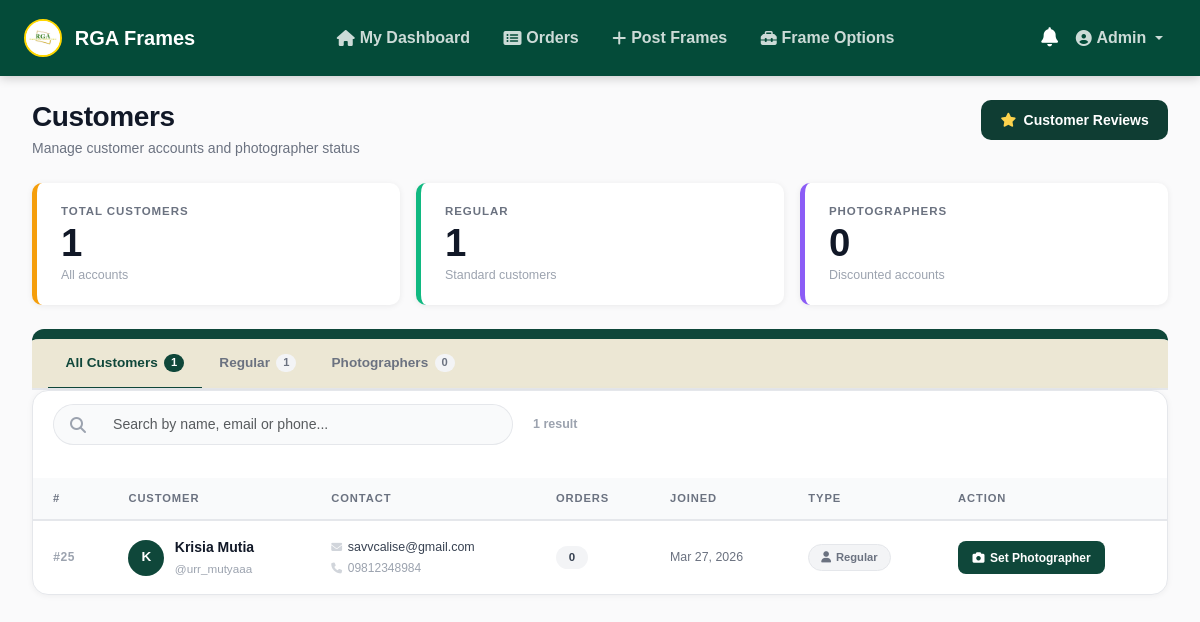
Screenshot of /admin/admin_customers.php (signed in) with the database file from the repository.
### tables this page shows
CREATE TABLE `tbl_customer` (
  `customer_id` int(11) NOT NULL,
  `first_name` varchar(100) NOT NULL,
  `last_name` varchar(100) NOT NULL,
  `username` varchar(100) NOT NULL,
  `email` varchar(100) NOT NULL,
  `password` varchar(255) NOT NULL,
  `phone_number` varchar(20) DEFAULT NULL,
  `customer_type` enum('REGULAR','PHOTOGRAPHER') NOT NULL DEFAULT 'REGULAR',
  `created_at` datetime DEFAULT current_timestamp()
);

### classes/UserRepository.php (called while the page is built, shortened)
<?php
class UserRepository {
    private $conn;
    public function __construct($conn) {
        $this->conn = $conn;
    }
    public function getAllCustomers(string $search = '', string $filter = 'ALL'): array {
        $sql = "SELECT c.customer_id, c.first_name, c.last_name, c.username, c.email, c.phone_number,
                       c.customer_type, c.created_at,
                       (SELECT COUNT(*) FROM tbl_orders o WHERE o.customer_id = c.customer_id AND o.order_status != 'CANCELLED') as total_orders
                FROM tbl_customer c
                WHERE 1=1";
        $sql .= " ORDER BY c.created_at DESC";
        $stmt = $this->conn->prepare($sql);
        $stmt->execute();
        $result = $stmt->get_result();
        return $result ? $result->fetch_all(MYSQLI_ASSOC) : [];
    }
    public function getCustomerTypeCounts(): array {
        $sql = "SELECT customer_type, COUNT(*) as cnt FROM tbl_customer GROUP BY customer_type";
        $result = $this->conn->query($sql);
        $counts = [];
        if ($result) {
            while ($row = $result->fetch_assoc()) {
                $counts[$row['customer_type']] = (int)$row['cnt'];
            }
        }
        return $counts;
    }
}

### admin/admin_customers.php (the view, shortened to what this page needs)
<?php
include __DIR__ . '/../config/db_connect.php';
require_once __DIR__ . '/../classes/UserRepository.php';
$search = trim($_GET['search'] ?? '');
$filter = $_GET['type'] ?? 'ALL';
$userRepo = new UserRepository($conn);
$customers = $userRepo->getAllCustomers($search, $filter);
$countsStr = $userRepo->getCustomerTypeCounts();
$counts = ['REGULAR' => 0, 'PHOTOGRAPHER' => 0];
foreach ($countsStr as $k => $v) {
    if (isset($counts[$k])) {
        $counts[$k] = $v;
    }
}
$counts['ALL'] = array_sum($counts);
?>
<!DOCTYPE html>
<html lang="en">
<head>
    <link href="https://cdn.jsdelivr.net/npm/bootstrap@5.3.3/dist/css/bootstrap.min.css" rel="stylesheet">
    <link rel="stylesheet" href="https://cdnjs.cloudflare.com/ajax/libs/font-awesome/6.5.0/css/all.min.css">
    <link rel="stylesheet" href="../assets/css/style.css">
</head>
<body>
<?php include __DIR__ . '/../includes/admin_header.php'; ?>
<div class="admn-cust-wrapper">
    <div class="admn-cust-page-header d-flex justify-content-between align-items-start flex-wrap gap-3">
        <div>
            <h1 class="admn-cust-page-title">Customers</h1>
            <p class="admn-cust-page-subtitle">Manage customer accounts and photographer status</p>
        </div>
        <a href="admin_customer_reviews.php" class="admn-cust-btn-view-reviews">
            <i class="fas fa-star"></i> Customer Reviews
        </a>
    </div>
    <div class="row g-3 mb-4">
        <div class="col-12 col-md-4">
            <div class="admn-ordr-summary-card admn-ordr-summary-new">
                <div class="card-body">
                    <p class="admn-ordr-summary-label mb-1">Total Customers</p>
                    <div class="admn-ordr-summary-number"><?= $counts['ALL'] ?></div>
                    <p class="admn-ordr-summary-sub">All accounts</p>
                </div>
            </div>
        </div>
        <div class="col-12 col-md-4">
            <div class="admn-ordr-summary-card admn-ordr-summary-completed">
                <div class="card-body">
                    <p class="admn-ordr-summary-label mb-1">Regular</p>
                    <div class="admn-ordr-summary-number"><?= $counts['REGULAR'] ?></div>
                    <p class="admn-ordr-summary-sub">Standard customers</p>
                </div>
            </div>
        </div>
        <div class="col-12 col-md-4">
            <div class="admn-ordr-summary-card admn-ordr-summary-progress">
                <div class="card-body">
                    <p class="admn-ordr-summary-label mb-1">Photographers</p>
                    <div class="admn-ordr-summary-number"><?= $counts['PHOTOGRAPHER'] ?></div>
                    <p class="admn-ordr-summary-sub">Discounted accounts</p>
                </div>
            </div>
        </div>
    </div>
    <div class="admn-ordr-tabs-wrap">
        <ul class="nav admn-ordr-tabs">
            <?php foreach ([
                'ALL'          => 'All Customers',
                'REGULAR'      => 'Regular',
                'PHOTOGRAPHER' => 'Photographers',
            ] as $key => $label): ?>
            <li class="nav-item">
                <a href="admin_customers.php?type=<?= $key ?><?= $search ? '&search='.urlencode($search) : '' ?>"
                   class="nav-link admn-ordr-tab <?= $filter === $key ? 'active' : '' ?>">
                    <?= $label ?>
                    <span class="admn-ordr-tab-count"><?= $counts[$key] ?? 0 ?></span>
                </a>
            </li>
            <?php endforeach; ?>
        </ul>
    </div>
    <div class="admn-cust-card">
        <div class="admn-ordr-search-bar px-3 pt-3">
            <form method="GET" action="admin_customers.php" class="admn-ordr-search">
                <div class="input-group">
                    <span class="input-group-text"><i class="fas fa-search"></i></span>
                    <input type="text" name="search" value="<?= htmlspecialchars($search) ?>"
                           class="form-control"
                           placeholder="Search by name, email or phone...">
                </div>
            </form>
            <span class="admn-cust-count ms-2">
                <?= count($customers) ?> result<?= count($customers) !== 1 ? 's' : '' ?>
            </span>
        </div>
        <div class="table-responsive mt-2 admn-cust-table-wrap">
            <table class="admn-cust-table">
                <thead>
                    <tr>
                        <th>#</th>
                        <th>Customer</th>
                        <th>Contact</th>
                        <th>Orders</th>
                        <th>Joined</th>
                        <th>Type</th>
                        <th>Action</th>
                    </tr>
                </thead>
                <tbody>
                <?php if (empty($customers)): ?>
                <tr>
                    <td colspan="7">
                        <div class="admn-cust-empty">
                            <i class="fas fa-users"></i>
                            <p>No customers found.</p>
                        </div>
                    </td>
                </tr>
                <?php else: ?>
                <?php foreach ($customers as $c):
                    $isPhotog = $c['customer_type'] === 'PHOTOGRAPHER';
                    $initial  = strtoupper(substr($c['first_name'], 0, 1));
                ?>
                <tr>
                    <td class="admn-cust-id">#<?= $c['customer_id'] ?></td>
                    <td>
                        <div class="admn-cust-name-wrap">
                            <div class="admn-cust-avatar"><?= $initial ?></div>
                            <div>
                                <div class="admn-cust-name"><?= htmlspecialchars($c['first_name'] . ' ' . $c['last_name']) ?></div>
                                <div class="admn-cust-username">@<?= htmlspecialchars($c['username']) ?></div>
                            </div>
                        </div>
                    </td>
                    <td>
                        <div class="admn-cust-email"><i class="fas fa-envelope"></i> <?= htmlspecialchars($c['email']) ?></div>
                        <div class="admn-cust-phone"><i class="fas fa-phone"></i> <?= htmlspecialchars($c['phone_number'] ?? '—') ?></div>
                    </td>
                    <td>
                        <span class="admn-cust-orders-badge"><?= $c['total_orders'] ?></span>
                    </td>
                    <td class="admn-cust-date">
                        <?= date('M d, Y', strtotime($c['created_at'])) ?>
                    </td>
                    <td>
                        <span class="admn-cust-type-badge <?= $isPhotog ? 'photographer' : 'regular' ?>">
                            <i class="fas fa-<?= $isPhotog ? 'camera' : 'user' ?>"></i>
                            <?= $isPhotog ? 'Photographer' : 'Regular' ?>
                        </span>
                    </td>
                    <td>
                        <?php if ($isPhotog): ?>
                        <button class="admn-cust-btn-revoke"
                                onclick="changeType(<?= $c['customer_id'] ?>, 'REGULAR', '<?= htmlspecialchars($c['first_name']) ?>')">
                            <i class="fas fa-user-minus"></i> Revoke
                        </button>
                        <?php else: ?>
                        <button class="admn-cust-btn-promote"
                                onclick="changeType(<?= $c['customer_id'] ?>, 'PHOTOGRAPHER', '<?= htmlspecialchars($c['first_name']) ?>')">
                            <i class="fas fa-camera"></i> Set Photographer
                        </button>
                        <?php endif; ?>
                    </td>
                </tr>
                <?php endforeach; ?>
                <?php endif; ?>
                </tbody>
            </table>
        </div>
    </div>
</div>
</body>
</html>

### rows the page displays
tbl_customer: customer_id "25", first_name "K", first_name+last_name "Krisia Mutia", username "urr_mutyaaa", email "savvcalise@gmail.com", phone_number "09812348984", total_orders "0", created_at "Mar 27, 2026", customer_type "Regular"

### other values shown
$display_name "Admin"
$counts['ALL'] "1"
$counts['REGULAR'] "1"
$counts['PHOTOGRAPHER'] "0"
$label "All Customers"
$counts[$key] "1"
$label "Regular"
$label "Photographers"
$counts[$key] "0"
count($customers) "1"
